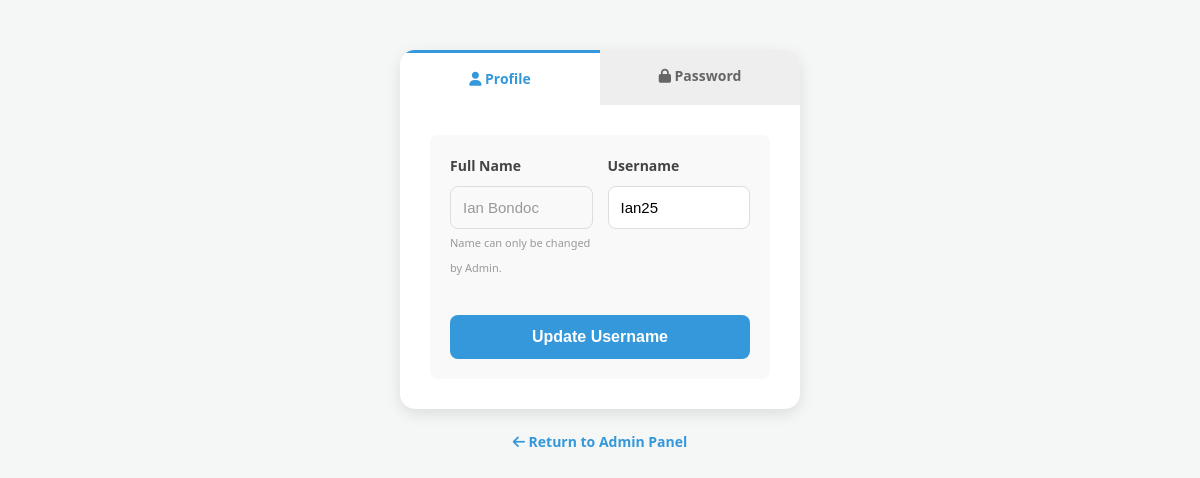
Page /OjtTracker/edit_user.php (signed in) on the committed database.
### tables this page shows
CREATE TABLE `users` (
  `id` int(11) NOT NULL,
  `username` varchar(50) NOT NULL,
  `full_name` varchar(255) DEFAULT NULL,
  `school` varchar(255) DEFAULT NULL,
  `password` varchar(255) NOT NULL,
  `total_required` int(11) DEFAULT 600,
  `security_question` varchar(255) DEFAULT NULL,
  `security_answer` varchar(255) DEFAULT NULL,
  `role` enum('user','admin') DEFAULT 'user'
);

### OjtTracker/edit_user.php (the view, shortened to what this page needs)
<?php
include 'includes/database.php';
$uid = $_SESSION['user_id'];
$view = $_GET['view'] ?? 'profile';
$stmt = $conn->prepare("SELECT username, full_name, role FROM users WHERE id = ?");
$stmt->bind_param("i", $uid);
$stmt->execute();
$user = $stmt->get_result()->fetch_assoc();
$return_url = ($user['role'] === 'admin') ? 'admin.php' : 'index.php';
$return_label = ($user['role'] === 'admin') ? 'Admin Panel' : 'My Dashboard';
?>
<!DOCTYPE html>
<html lang="en">
<head>
    <link rel="stylesheet" href="assets/css/style.css">
    <link rel="stylesheet" href="https://cdnjs.cloudflare.com/ajax/libs/font-awesome/6.4.0/css/all.min.css">
</head>
<body>
    <div class="edit-card">
        <div class="tabs">
            <a href="?view=profile" class="tab <?= $view == 'profile' ? 'active' : '' ?>">
                <i class="fas fa-user"></i> Profile
            </a>
            <a href="?view=password" class="tab <?= $view == 'password' ? 'active' : '' ?>">
                <i class="fas fa-lock"></i> Password
            </a>
        </div>
        <div class="form-content">
            <?php if ($view == 'profile'): ?>
                <form method="POST">
                    <div class="form-group">
                        <label>Full Name</label>
                        <input type="text" value="<?= htmlspecialchars($user['full_name']) ?>" disabled style="background:#f9f9f9; color:#999;">
                        <small style="color:#999; font-size: 11px;">Name can only be changed by Admin.</small>
                    </div>
                    <div class="form-group">
                        <label>Username</label>
                        <input type="text" name="username" value="<?= htmlspecialchars($user['username']) ?>" required>
                    </div>
                    <button type="submit" name="update_username" class="btn-save">Update Username</button>
                </form>
            <?php endif; ?>
        </div>
    </div>
    <div class="back-container">
        <a href="<?= $return_url ?>" class="back-btn">
            <i class="fas fa-arrow-left"></i> Return to <?= $return_label ?>
        </a>
    </div>
</body>
</html>

### OjtTracker/assets/css/style.css (style rules this page uses)
body { font-family: 'Segoe UI', Tahoma, Geneva, Verdana, sans-serif; background: #f4f7f6; color: #333; line-height: 1.6; margin: 0; }
form { display: grid; grid-template-columns: 1fr 1fr; gap: 15px; background: #f9f9f9; padding: 20px; border-radius: 8px; }
form h3, form label { grid-column: span 2; }
input, select, textarea { padding: 12px; border: 1px solid #ddd; border-radius: 6px; font-size: 14px; }
button { grid-column: span 2; background: #2c3e50; color: white; padding: 15px; border: none; border-radius: 6px; font-weight: bold; cursor: pointer; transition: background 0.3s; }

### OjtTracker/edit_user.php (style rules this page uses)
:root { --primary: #3498db; --success: #27ae60; --danger: #e74c3c; }
body { background: #f4f7f6; font-family: 'Segoe UI', sans-serif; }
.edit-card { max-width: 400px; margin: 50px auto 20px auto; background: white; padding: 0; border-radius: 15px; box-shadow: 0 5px 15px rgba(0,0,0,0.1); overflow: hidden; }
.tabs { display: flex; background: #eee; }
.tab { flex: 1; padding: 15px; text-align: center; text-decoration: none; color: #666; font-weight: bold; font-size: 14px; transition: 0.3s; }
.tab.active { background: white; color: var(--primary); border-top: 3px solid var(--primary); }
.form-content { padding: 30px; }
.form-group { margin-bottom: 20px; }
.form-group label { display: block; margin-bottom: 8px; font-weight: 600; color: #444; font-size: 14px; }
input { width: 100%; padding: 12px; border: 1px solid #ddd; border-radius: 8px; box-sizing: border-box; font-size: 15px; }
.btn-save { width: 100%; padding: 13px; background: var(--primary); color: white; border: none; border-radius: 8px; font-weight: bold; cursor: pointer; font-size: 16px; transition: 0.3s; }
.back-container { text-align: center; margin-bottom: 50px; }
.back-btn { display: inline-block; text-decoration: none; color: var(--primary); font-weight: 700; font-size: 14px; transition: 0.2s; }

### rows in the picture
users: full_name "Ian Bondoc", username "Ian25", role "Admin Panel"
